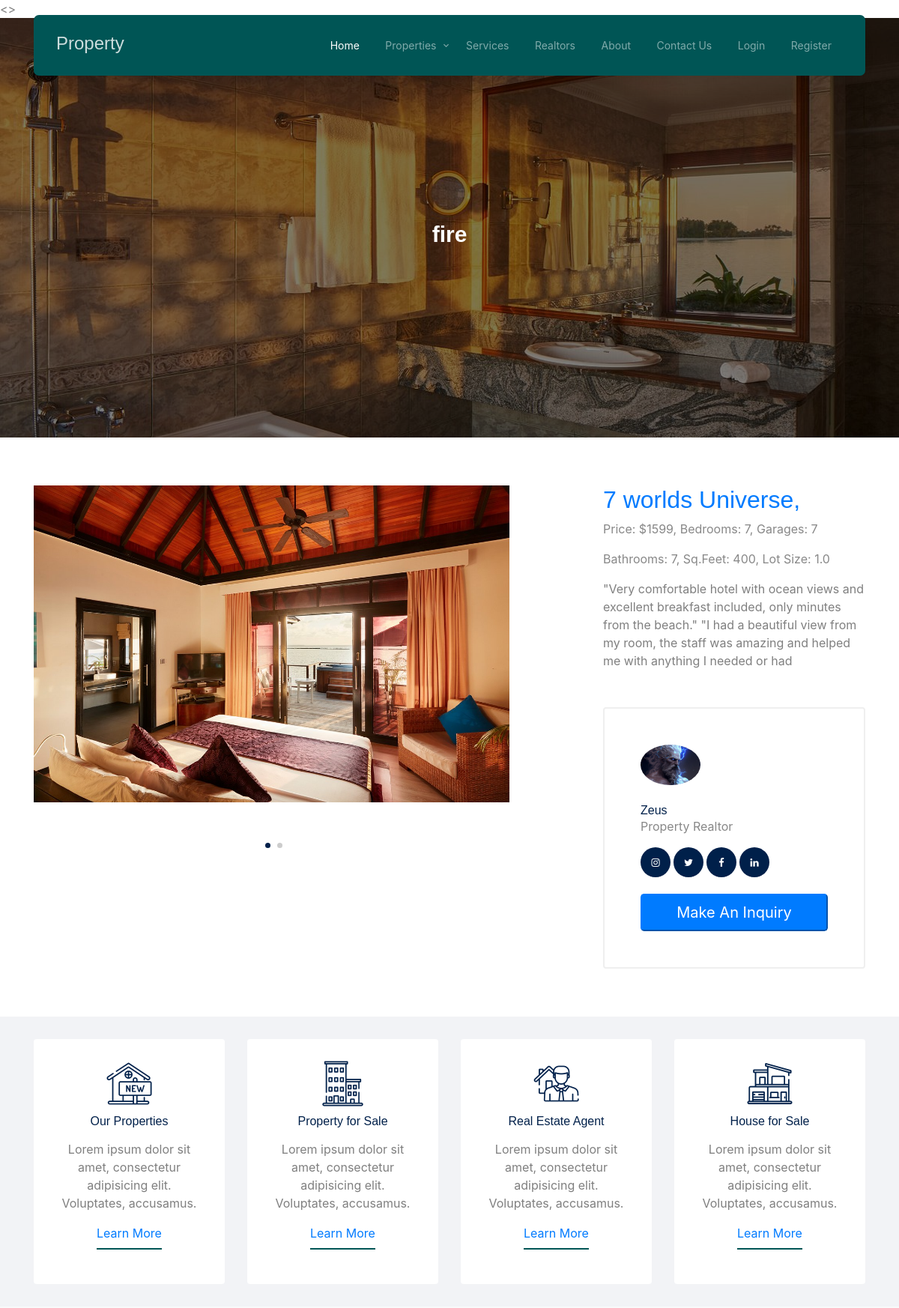
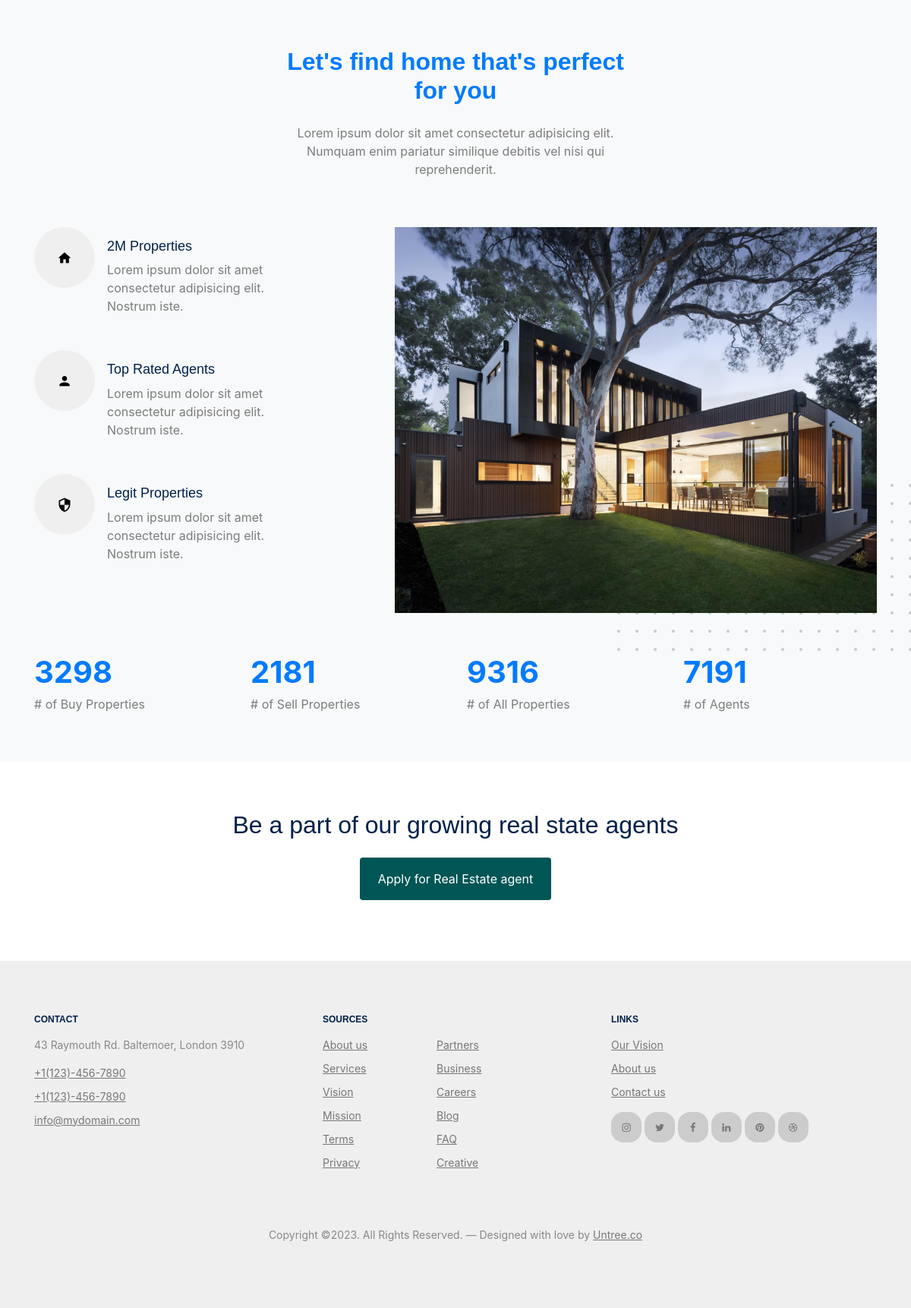
Page /property-single/2 on the committed database (2 pictures, top to bottom).
### home/models.py (models this page shows, shortened)
class Listing(models.Model):
  realtor = models.ForeignKey(Realtor, on_delete=models.DO_NOTHING)
  title = models.CharField(max_length=200)
  address = models.CharField(max_length=200)
  city = models.CharField(max_length=100)
  state = models.CharField(max_length=100)
  zipcode1 = models.CharField(max_length=20)
  description = models.TextField(blank=True)
  price = models.IntegerField()
  bedrooms = models.IntegerField()
  bathrooms = models.IntegerField()
  garage = models.IntegerField(default=0)
  sqft = models.IntegerField()
  lot_size = models.DecimalField(max_digits=5, decimal_places=1)
  photo_main = models.ImageField(upload_to='photos/%Y/%m/%d/')
  photo_1 = models.ImageField(upload_to='photos/%Y/%m/%d/', blank=True)
  photo_2 = models.ImageField(upload_to='photos/%Y/%m/%d/', blank=True)
  photo_3 = models.ImageField(upload_to='photos/%Y/%m/%d/', blank=True)
  photo_4 = models.ImageField(upload_to='photos/%Y/%m/%d/', blank=True)
  photo_5 = models.ImageField(upload_to='photos/%Y/%m/%d/', blank=True)
  photo_6 = models.ImageField(upload_to='photos/%Y/%m/%d/', blank=True)
  is_published = models.BooleanField(default=True)
  list_date = models.DateTimeField(default=datetime.now, blank=True)

class Realtor(models.Model):
  name = models.CharField(max_length=200)
  photo = models.ImageField(upload_to='photos/%Y/%m/%d/')
  description = models.TextField(blank=True)
  phone = models.CharField(max_length=20)
  email = models.CharField(max_length=50)
  is_mvp = models.BooleanField(default=False)
  hire_date = models.DateTimeField(default=datetime.now, blank=True)
  def __str__(self):
    return self.name

### home/views.py (the view)
# urls.py: path('property-single/<int:listing_id>', property_single, name='property_single'),
def property_single(request, listing_id):
  listing = get_object_or_404(Listing, pk=listing_id)
  context = {
    'listing': listing
  }
  return render(request, 'property-single.html', context)

### home/templates/property-single.html (shortened to what this page needs)
{% extends "base.html" %}
{% load static %}
{% block content %}
	<div class="hero page-inner overlay" style="background-image: url('{{ listing.photo_main.url }}');">
		<div class="container">
			<div class="row justify-content-center align-items-center">
				<div class="col-lg-9 text-center mt-5">
					<h1 class="heading" data-aos="fade-up">{{ listing.title }}</h1>
				</div>
			</div>
		</div>
	</div>
	<div class="section">
		<div class="container">
			<div class="row justify-content-between">
				<div class="col-lg-7">
					<div class="img-property-slide-wrap">
						<div class="img-property-slide">
							{% if listing.photo_1 %}
								<img src="{{ listing.photo_1.url }}" alt="Image" class="img-fluid">
							{% endif %}
          				</div>
					</div>
				</div>
				<div class="col-lg-4">
					<h2 class="heading text-primary">{{ listing.city }} {{ listing.state }}, {{ listing.zipcode }}</h2>
					<p class="meta">Price: ${{ listing.price }}, Bedrooms: {{ listing.bedrooms }}, Garages: {{ listing.garage }}</p>
					<p class="meta">Bathrooms: {{ listing.bathrooms }}, Sq.Feet: {{ listing.sqft }}, Lot Size: {{ listing.lot_size }} </p>
					<p class="text-black-50">{{ listing.description }}</p>
					<div class="d-block agent-box p-5">
						<div class="img mb-4">
							<img src="{{ listing.realtor.photo.url }}" alt="Image" class="img-fluid">
						</div>
						<div class="text">
							<h3 class="mb-0">{{ listing.realtor }}</h3>
							<div class="meta mb-3">Property Realtor</div>
							<ul class="list-unstyled social dark-hover d-flex">
								<li class="me-1"><a href="#"><span class="icon-instagram"></span></a></li>
								<li class="me-1"><a href="#"><span class="icon-twitter"></span></a></li>
								<li class="me-1"><a href="#"><span class="icon-facebook"></span></a></li>
								<li class="me-1"><a href="#"><span class="icon-linkedin"></span></a></li>
							</ul>
						</div>
						<button class="btn-primary btn-block btn-lg" data-toggle="modal" data-target="#inquiryModal">Make An Inquiry</button>
					</div>
				</div>
			</div>
		</div>
	</div>
  {% endblock content %}

### home/templates/base.html (shortened to what this page needs)
{% load static %}
<!doctype html>
<html lang="en">
<head>
	<link rel="stylesheet" href="{% static 'fonts/icomoon/style.css' %}">
	<link rel="stylesheet" href="{% static 'fonts/flaticon/font/flaticon.css' %}">
	<link rel="stylesheet" type="text/css" href="{% static 'css/tiny-slider1.css' %}">
	<link rel="stylesheet" type="text/css" href="{% static 'css/aos1.css' %}">
	<link rel="stylesheet" type="text/css" href="{% static 'css/style1.css' %}">
    <link rel="stylesheet" href="https://maxcdn.bootstrapcdn.com/bootstrap/4.5.2/css/bootstrap.min.css">
</head>
	<nav class="site-nav">
		<div class="container">
			<div class="menu-bg-wrap">
				<div class="site-navigation">
					<a href="{% url 'listings' %}" class="logo m-0 float-start">Property</a>
					<ul class="js-clone-nav d-none d-lg-inline-block text-start site-menu float-end">
						<li class="active"><a class="nav-link" href="{% url 'home' %}">Home</a></li>
						<li class="has-children">
							<a class="nav-link" href="{% url 'listings' %}">Properties</a>
						</li>
                        <li>
                            <a class="nav-link" href="{% url 'services' %}">Services</a>
                        </li>
                        <li>
                            <a class="nav-link" href="{% url 'realtors' %}">Realtors</a>
                        </li>
                        <li>
                            <a class="nav-link" href="{% url 'about' %}">About</a>
                        </li>
                        <li>
                            <a class="nav-link" href="{% url 'contactus' %}">Contact Us</a>
                        </li>
						{% if user.is_authenticated %}
                        <li>
                            <a class="nav-link" href="{% url 'dashboard' %}">
								Welcome {{ user.username }} (Dashboard)</a>
                        </li>
                        <li>
							<a href="javascript:{document.getElementById('logout').submit()}" class="nav-link">
								<i class="fas fa-sign-out-alt"></i> Logout
							  </a>
							<form action="{% url 'logout' %}" method="POST" id="logout">
								{% csrf_token %}
								<input type="hidden">
							  </form>
                        </li>
						{% else %}
                        <li>
                            <a class="nav-link" href="{% url 'login' %}">Login</a>
                        </li>
                        <li>
                            <a class="nav-link" href="{% url 'register' %}">Register</a>
                        </li>
						{% endif %}
					</ul>
				</div>
			</div>
		</div>
	</nav>
    {% block content %}
    {% endblock content %}
	<section class="features-1">
		<div class="container">
			<div class="row">
				<div class="col-6 col-lg-3"  data-aos="fade-up" data-aos-delay="300">
					<div class="box-feature">
						<span class="flaticon-house"></span>
						<h3 class="mb-3">Our Properties</h3>
						<p>Lorem ipsum dolor sit amet, consectetur adipisicing elit. Voluptates, accusamus.</p>
						<p><a href="#" class="learn-more">Learn More</a></p>
					</div>
				</div>
				<div class="col-6 col-lg-3"  data-aos="fade-up" data-aos-delay="500">
					<div class="box-feature">
						<span class="flaticon-building"></span>
						<h3 class="mb-3">Property for Sale</h3>
						<p>Lorem ipsum dolor sit amet, consectetur adipisicing elit. Voluptates, accusamus.</p>
						<p><a href="#" class="learn-more">Learn More</a></p>
					</div>
				</div>
				<div class="col-6 col-lg-3"  data-aos="fade-up" data-aos-delay="400">
					<div class="box-feature">
						<span class="flaticon-house-3"></span>
						<h3 class="mb-3">Real Estate Agent</h3>
						<p>Lorem ipsum dolor sit amet, consectetur adipisicing elit. Voluptates, accusamus.</p>
						<p><a href="#" class="learn-more">Learn More</a></p>
					</div>
				</div>
				<div class="col-6 col-lg-3"  data-aos="fade-up" data-aos-delay="600">
					<div class="box-feature">
						<span class="flaticon-house-1"></span>
						<h3 class="mb-3">House for Sale</h3>
						<p>Lorem ipsum dolor sit amet, consectetur adipisicing elit. Voluptates, accusamus.</p>
						<p><a href="#" class="learn-more">Learn More</a></p>
					</div>
				</div>
			</div>
		</div>
	</section>
	<div class="section section-4 bg-light">
		<div class="container">
			<div class="row justify-content-center  text-center mb-5">
				<div class="col-lg-5">
					<h2 class="font-weight-bold heading text-primary mb-4">Let's find home that's perfect for you</h2>
					<p class="text-black-50">Lorem ipsum dolor sit amet consectetur adipisicing elit. Numquam enim pariatur similique debitis vel nisi qui reprehenderit.</p>
				</div>
			</div>
			<div class="row justify-content-between mb-5">
				<div class="col-lg-7 mb-5 mb-lg-0 order-lg-2">
					<div class="img-about dots">
						<img src="{% static 'images/hero_bg_3.jpg' %}" alt="Image" class="img-fluid">
					</div>
				</div>
				<div class="col-lg-4">
					<div class="d-flex feature-h">
						<span class="wrap-icon me-3">
							<span class="icon-home2"></span>
						</span>
						<div class="feature-text">
							<h3 class="heading">2M Properties</h3>
							<p class="text-black-50">Lorem ipsum dolor sit amet consectetur adipisicing elit. Nostrum iste.</p>
						</div>
					</div>
					<div class="d-flex feature-h">
						<span class="wrap-icon me-3">
							<span class="icon-person"></span>
						</span>
						<div class="feature-text">
							<h3 class="heading">Top Rated Agents</h3>
							<p class="text-black-50">Lorem ipsum dolor sit amet consectetur adipisicing elit. Nostrum iste.</p>
						</div>
					</div>
					<div class="d-flex feature-h">
						<span class="wrap-icon me-3">
							<span class="icon-security"></span>
						</span>
						<div class="feature-text">
							<h3 class="heading">Legit Properties</h3>
							<p class="text-black-50">Lorem ipsum dolor sit amet consectetur adipisicing elit. Nostrum iste.</p>
						</div>
					</div>
				</div>
			</div>
			<div class="row section-counter mt-5">
				<div class="col-6 col-sm-6 col-md-6 col-lg-3" data-aos="fade-up" data-aos-delay="300">
					<div class="counter-wrap mb-5 mb-lg-0">
						<span class="number"><span class="countup text-primary">3298</span></span>
						<span class="caption text-black-50"># of Buy Properties</span>
					</div>
				</div>
				<div class="col-6 col-sm-6 col-md-6 col-lg-3" data-aos="fade-up" data-aos-delay="400">
					<div class="counter-wrap mb-5 mb-lg-0">
						<span class="number"><span class="countup text-primary">2181</span></span>
						<span class="caption text-black-50"># of Sell Properties</span>
					</div>
				</div>
				<div class="col-6 col-sm-6 col-md-6 col-lg-3" data-aos="fade-up" data-aos-delay="500">
					<div class="counter-wrap mb-5 mb-lg-0">
						<span class="number"><span class="countup text-primary">9316</span></span>
						<span class="caption text-black-50"># of All Properties</span>
					</div>
				</div>
				<div class="col-6 col-sm-6 col-md-6 col-lg-3" data-aos="fade-up" data-aos-delay="600">
					<div class="counter-wrap mb-5 mb-lg-0">
						<span class="number"><span class="countup text-primary">7191</span></span>
						<span class="caption text-black-50"># of Agents</span>
					</div>
				</div>
			</div>
		</div>
	</div>
	<div class="section">
		<div class="row justify-content-center footer-cta" data-aos="fade-up">
			<div class="col-lg-7 mx-auto text-center">
				<h2 class="mb-4 ">Be a part of our growing real state agents</h2>
				<p><a href="{% url 'realtorregistration' %}" class="btn btn-primary text-white py-3 px-4">Apply for Real Estate agent</a></p>
			</div>
		</div>
	</div>
	<div class="site-footer">
		<div class="container">
			<div class="row">
				<div class="col-lg-4">
					<div class="widget">
						<h3>Contact</h3>
						<address>43 Raymouth Rd. Baltemoer, London 3910</address>
						<ul class="list-unstyled links">
							<li><a href="tel://11234567890">+1(123)-456-7890</a></li>
							<li><a href="tel://11234567890">+1(123)-456-7890</a></li>
							<li><a href="mailto:info@mydomain.com">info@mydomain.com</a></li>
						</ul>
					</div>
				</div>
				<div class="col-lg-4">
					<div class="widget">
						<h3>Sources</h3>
						<ul class="list-unstyled float-start links">
							<li><a href="#">About us</a></li>
							<li><a href="#">Services</a></li>
							<li><a href="#">Vision</a></li>
							<li><a href="#">Mission</a></li>
							<li><a href="#">Terms</a></li>
							<li><a href="#">Privacy</a></li>
						</ul>
						<ul class="list-unstyled float-start links">
							<li><a href="#">Partners</a></li>
							<li><a href="#">Business</a></li>
							<li><a href="#">Careers</a></li>
							<li><a href="#">Blog</a></li>
							<li><a href="#">FAQ</a></li>
							<li><a href="#">Creative</a></li>
						</ul>
					</div>
				</div>
				<div class="col-lg-4">
					<div class="widget">
						<h3>Links</h3>
						<ul class="list-unstyled links">
							<li><a href="#">Our Vision</a></li>
							<li><a href="#">About us</a></li>
							<li><a href="#">Contact us</a></li>
						</ul>
						<ul class="list-unstyled social">
							<li><a href="#"><span class="icon-instagram"></span></a></li>
							<li><a href="#"><span class="icon-twitter"></span></a></li>
							<li><a href="#"><span class="icon-facebook"></span></a></li>
							<li><a href="#"><span class="icon-linkedin"></span></a></li>
							<li><a href="#"><span class="icon-pinterest"></span></a></li>
							<li><a href="#"><span class="icon-dribbble"></span></a></li>
						</ul>
					</div>
				</div>
			</div>
			<div class="row mt-5">
				<div class="col-12 text-center">
            <p>Copyright &copy;<script>document.write(new Date().getFullYear());</script>. All Rights Reserved. &mdash; Designed with love by <a href="https://untree.co">Untree.co</a>
            </p>
          </div>
        </div>
      </div>
    </div>
  </body>
  </html>

### static/css/tiny-slider1.css (style rules this page uses)
.tns-slider { -webkit-transition:all 0s;-moz-transition:all 0s;transition:all 0s }
.tns-slider>.tns-item { -webkit-box-sizing:border-box;-moz-box-sizing:border-box;box-sizing:border-box }
.tns-horizontal.tns-subpixel { white-space:nowrap }
.tns-horizontal.tns-subpixel>.tns-item { display:inline-block;vertical-align:top;white-space:normal }

### rows in the picture
Listing: photo_main (picture), title "fire", photo_1 (picture), city "7 worlds", state "Universe", price "1599", bedrooms "7", garage "7", bathrooms "7", sqft "400", lot_size "1.0", description "\"Very comfortable hotel with ocean views and excellent breakfast included, only minutes from the beach.\" \"I had a beautiful view from my room, the staff was amazing and helped me with anything I needed or had", realtor.photo (picture), realtor "Zeus"
